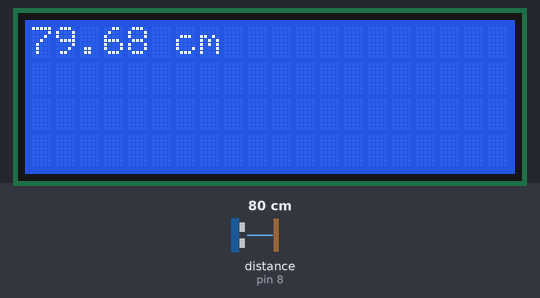
Bench run of a sketch on a simulated Arduino Uno, built with avr-gcc and run on an emulated ATmega328P. Shown: 20×4 character LCD. Wiring (inferred from the names in the program): ultrasonic range finder: trigger pin 12; echo pin 8. Inputs (shaded band) come from the test bench; at power-on: distance to the obstacle (sensor on pin 8) 80 cm. The echo pulse lasts 58.3 µs per cm; what the sketch prints to the serial monitor is not drawn.

Above: at 1.2 s.
1.3 s: distance to the obstacle (sensor on pin 8) set to 2 cm
At 2.3 s:
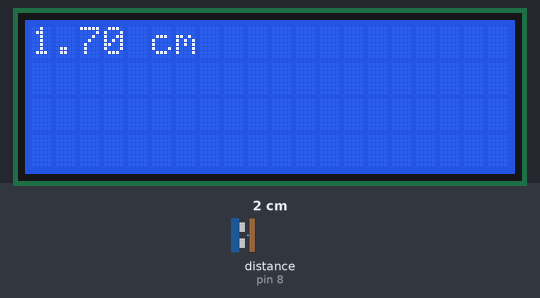
2.8 s: distance to the obstacle (sensor on pin 8) set to 4 cm
At 4.0 s:
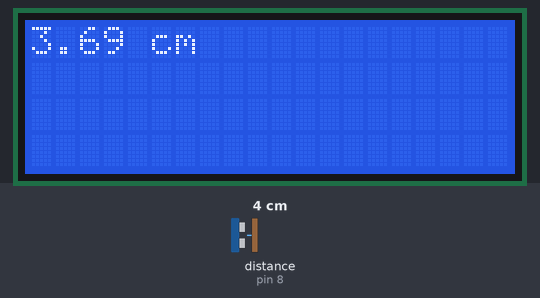
4.3 s: distance to the obstacle (sensor on pin 8) set to 9 cm
At 5.2 s:
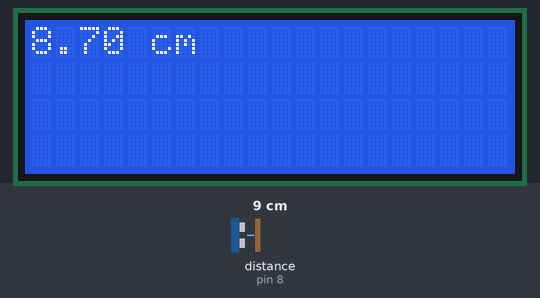
5.8 s: distance to the obstacle (sensor on pin 8) set to 250 cm
At 6.5 s:
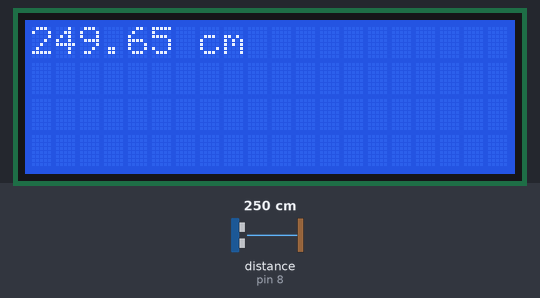
Timing chart, 0 to 8.8 s (numbered marks = the images above; inputs shaded):
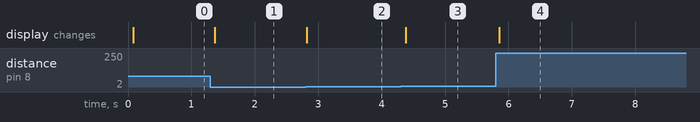

The sketch:

i2c-lcd-deel-4.ino
```cpp
// (licence header left out)
// Bibliotheek voor communicatie met I2C / TWI apparaten
#include <Wire.h>

// Bibliotheek voor het LCD scherm
#include <LiquidCrystal_I2C.h>

/*
 * Stel hier in welke chip en foromaat LCD je hebt
 * Gebruik 0x27 als je chip PCF8574 hebt van NXP
 * Gebruik 0x3F als je chip PCF8574A hebt van Ti (Texas Instruments)
 * De laatste twee getallen geven het formaat van je LCD aan
 * bijvoorbeeld 20x4 of 16x2
 *
 */
LiquidCrystal_I2C lcd(0x27, 20, 4);
//LiquidCrystal_I2C lcd(0x3F, 16, 2);

const int trigPin = 12;   // trigger pin
const int echoPin = 8;    // echo in

float duration;           // variabele voor tijdsduur als kommagetal (float)
float distance;           // variabele voor afstand als kommagetal (float)

void setup() {
  Serial.begin(9600);               // stel de seriële monitor in

  // Ultrasoon sensor
  pinMode(trigPin, OUTPUT);         // stel de trigger pin in als uitvoer
  pinMode(echoPin, INPUT);          // stel de echo pin in als invoer

  // LCD scherm
  lcd.init();                       // initialiseer het LCD scherm
  lcd.backlight();                  // zet de backlight aan
}

void loop() {

  // Ultrasoon sensor
  digitalWrite(trigPin, LOW);            // zet de trigPin op LOW
  delayMicroseconds(2);                  // wacht 2ms zodat de trigPin ook daadwerkelijk LOW is

  digitalWrite(trigPin, HIGH);           // zet de trigPin op HIGH om ultrasoon geluid te zenden
  delayMicroseconds(10);                 // wacht 10ms
  digitalWrite(trigPin, LOW);            // set de trigPin op LOW om het zenden te stoppen

  duration = pulseIn(echoPin, HIGH);     // vraag de tijdsduur op van hoe lang de echoPin HIGH was
  distance = (duration * 0.0343) / 2;    // bereken de afstand aan de hand van de snelheid van het geluid
                                         // dit getal moet door 2 worden gedeeld omdat het geluid heen en terug is gegaan.
  Serial.print("Afstand: ");             // Toon het resultaat op de seriële monitor
  Serial.println(distance);

  // LCD scherm
  lcd.clear();                           // wis het scherm
  lcd.setCursor(0, 0);                   // zet de cursor op positie 1, regel 1
  lcd.print(distance);                   // schrijf op scherm
  lcd.print(" cm");                      // schrijf op scherm

  delay(100);                            // wacht 100ms tot een volgende meting
}
```

Measured:
- after the input at 1.3 s, the display: changes after 0.07 s (image 1)
- after the input at 2.8 s, the display: changes at once (image 2)
- after the input at 4.3 s, the display: changes after 0.08 s (image 3)
- after the input at 5.8 s, the display: changes after 0.05 s (image 4)
